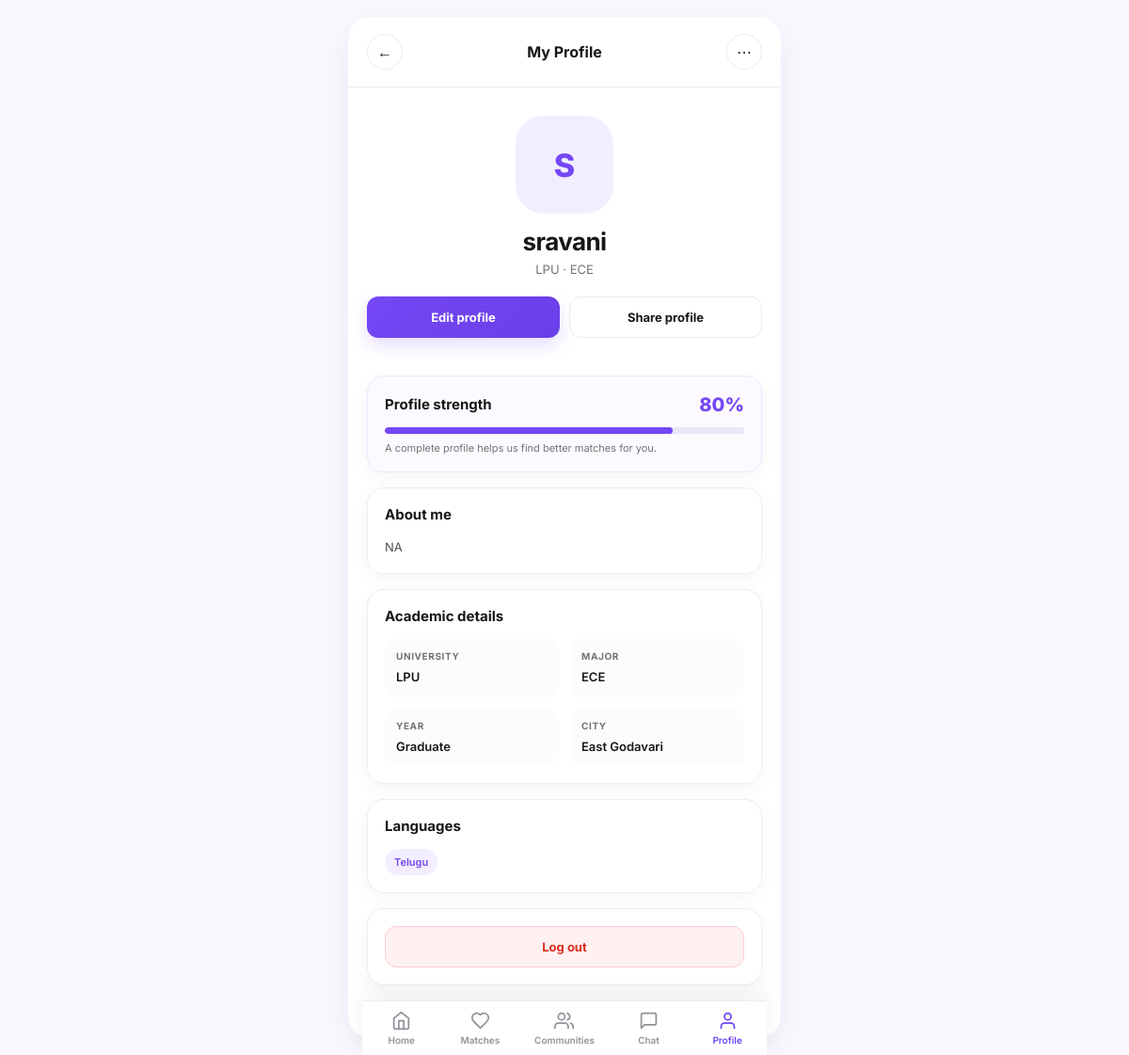
Before: /profiles/ (signed in) with the older database file.
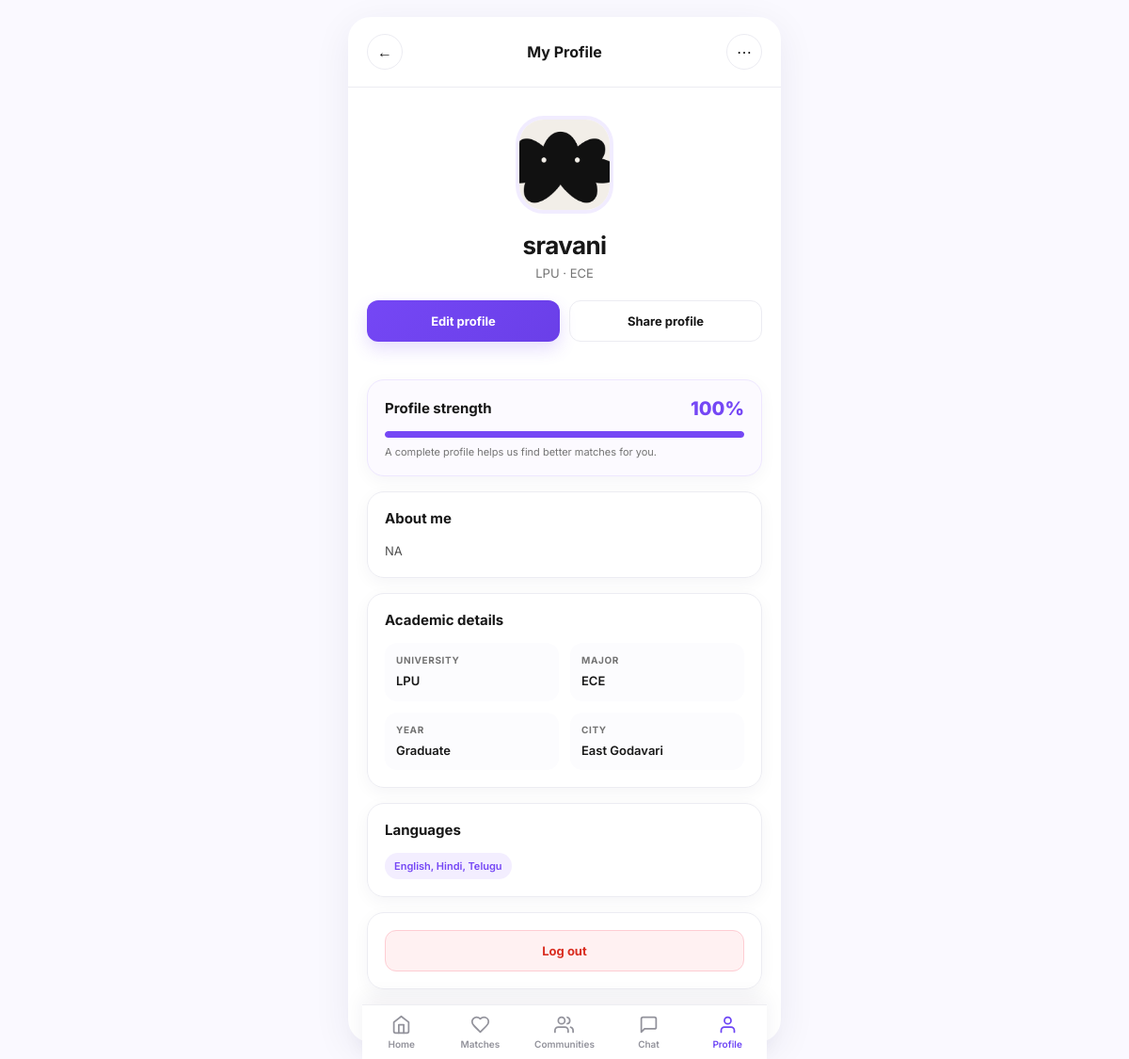
After: the same page with the newer database file.
### accounts/models.py (models this page shows, shortened)
class User(AbstractUser):
    id = models.UUIDField(primary_key=True, default=uuid.uuid4, editable=False)
    username = None  # Not used; authentication via email
    email = models.EmailField('Email Address', unique=True)
    first_name = models.CharField('First Name', max_length=150, blank=True)
    last_name = models.CharField('Last Name', max_length=150, blank=True)
    is_verified = models.BooleanField('Verified', default=False)
    created_at = models.DateTimeField(auto_now_add=True)
    updated_at = models.DateTimeField(auto_now=True)
    USERNAME_FIELD = 'email'
    REQUIRED_FIELDS = ['first_name', 'last_name']
    objects = UserManager()
    class Meta:
        db_table = 'accounts_user'
        ordering = ['-created_at']

### profiles/models.py (models this page shows, shortened)
class Profile(models.Model):
    id = models.UUIDField(primary_key=True, default=uuid.uuid4, editable=False)
    user = models.OneToOneField(settings.AUTH_USER_MODEL, on_delete=models.CASCADE, related_name='profile')
    university = models.CharField(max_length=200, blank=True)
    major = models.CharField(max_length=200, blank=True)
    year = models.CharField(max_length=50, blank=True)
    age = models.PositiveSmallIntegerField(null=True, blank=True)
    city = models.CharField(max_length=100, blank=True)
    gender = models.CharField(max_length=40, blank=True)
    languages = models.CharField(max_length=300, blank=True)
    bio = models.TextField(blank=True, max_length=500)
    interests = models.CharField(max_length=300, blank=True)
    photo = models.ImageField(upload_to='profiles/', blank=True, null=True)
    is_public = models.BooleanField(default=True)
    questionnaire_completed = models.BooleanField(default=False)
    created_at = models.DateTimeField(auto_now_add=True)
    updated_at = models.DateTimeField(auto_now=True)
    class Meta:
        db_table = 'profiles_profile'

### profiles/views.py (the view)
# urls.py: path('', my_profile, name='my_profile'),
@login_required
def my_profile(request):
    profile, _ = Profile.objects.get_or_create(user=request.user)
    return render(request, 'profiles/my_profile.html', {
        'profile': profile,
        'profile_pct': get_profile_completion(request.user),
    })

### profiles/services.py (called while the page is built, shortened)
def get_profile_strength(user):
    profile = getattr(user, 'profile', None)
    fields = [
        ('Age', profile.age),
        ('City', profile.city),
        ('Gender', profile.gender),
        ('Languages', profile.languages),
        ('Profile Photo', profile.photo),
        ('Bio', profile.bio),
        ('University', profile.university),
        ('Major', profile.major),
        ('Year', profile.year),
        ('Interests', profile.interests),
    ]
    completed = [label for label, value in fields if value and str(value).strip()]
    missing = [label for label, value in fields if not value or not str(value).strip()]
    return {
        'profile_strength': int(round(len(completed) / len(fields) * 100)),
        'completed_fields': len(completed),
        'total_fields': len(fields),
        'missing_fields': missing,
    }

def get_profile_completion(user):
    return get_profile_strength(user)['profile_strength']

### templates/profiles/my_profile.html (shortened to what this page needs)
<!doctype html>
<html lang="en">
<head>
</head>
<body><div class="app">
  <header><a class="round" href="{% url 'home' %}" aria-label="Back">←</a><h1>My Profile</h1><span class="round" aria-hidden="true">⋯</span></header>
  <main>
    <section class="hero">
      {% if profile.photo %}<img class="avatar" src="{{ profile.photo.url }}" alt="{{ request.user.get_full_name }}">{% else %}<div class="placeholder">{{ request.user.first_name|default:request.user.email|slice:":1"|upper }}</div>{% endif %}
      <h2>{{ request.user.get_full_name|default:request.user.email }}</h2>
      <p>{% if profile.university %}{{ profile.university }}{% else %}Add your university{% endif %}{% if profile.major %} · {{ profile.major }}{% endif %}</p>
      <div class="actions"><a class="btn primary" href="{% url 'profiles:edit_profile' %}">Edit profile</a><a class="btn secondary" href="{% url 'home' %}">Share profile</a></div>
    </section>
    <section class="card strength"><div class="strength-head"><h3>Profile strength</h3><span class="pct">{{ profile_pct }}%</span></div><div class="track"><div class="fill"></div></div><p class="hint">A complete profile helps us find better matches for you.</p></section>
    <section class="card"><h3>About me</h3><p class="bio">{{ profile.bio|default:"Tell other students a little about yourself from Edit profile." }}</p></section>
    <section class="card"><h3>Academic details</h3><div class="meta"><div class="item"><span class="label">University</span><span class="value">{{ profile.university|default:"Not added" }}</span></div><div class="item"><span class="label">Major</span><span class="value">{{ profile.major|default:"Not added" }}</span></div><div class="item"><span class="label">Year</span><span class="value">{{ profile.year|default:"Not added" }}</span></div><div class="item"><span class="label">City</span><span class="value">{{ profile.city|default:"Not added" }}</span></div></div></section>
    <section class="card"><h3>Languages</h3><div class="chips">{% if profile.languages %}<span class="chip">{{ profile.languages }}</span>{% else %}<span class="hint">No languages added yet.</span>{% endif %}</div></section>
    <section class="card">
      <form method="post" action="{% url 'logout' %}">{% csrf_token %}<button class="btn logout" type="submit">Log out</button></form>
    </section>
  </main>
</div>{% include 'includes/bottom_nav.html' with active_nav='profile' %}</body>
</html>

Changed rows visible on the page:
changed Profile "LPU": photo: picture added; languages "Telugu" → "English, Hindi, Telugu"
changed User "sravani": user.first_name "S" → (not shown)
Other visible differences:
{{ profile_pct }}: "80" → "100"
